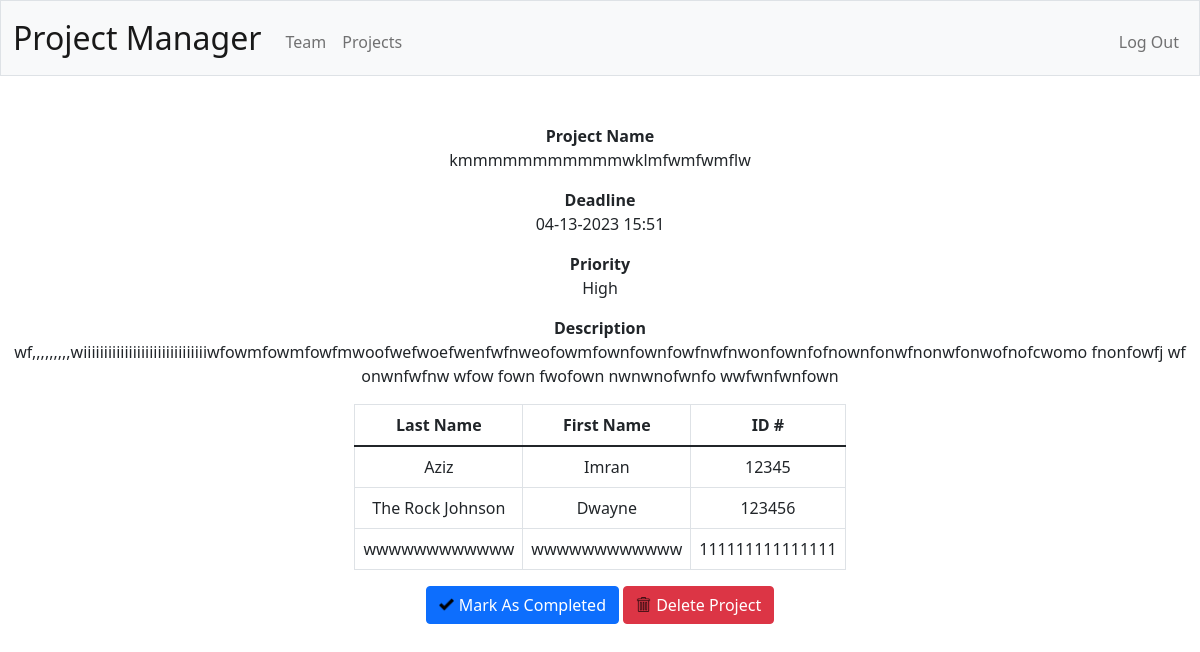
Screenshot of /viewproject?id=14 (signed in) with the database file from the repository.
### tables this page shows
CREATE TABLE project (id integer primary key autoincrement not null,
name text not null,
deadline text not null,
priority text not null,
description text,
owner integer,
created text not null,
status text,
foreign key(owner) references users(id));

CREATE TABLE person (id INTEGER PRIMARY KEY AUTOINCREMENT NOT NULL,
first_name TEXT NOT NULL,
last_name TEXT NOT NULL,
email TEXT NOT NULL,
employee_id TEXT,
owner INTEGER,
FOREIGN KEY(owner) REFERENCES users(id));

### app.py (the view)
@app.route("/viewproject", methods=["GET", "POST"])
@login_required
def view_project():
    if request.method == "POST":
        if request.form.get("complete"):
            cur.execute("""UPDATE project SET status = ?
                        WHERE id = ?""",
                        ["Complete",
                         request.form.get('complete')])
            con.commit()
            flash("Project Completed")
            return redirect("/projects")
        elif request.form.get("delete"):
            cur.execute("""DELETE FROM project
                        WHERE id = ?
                        AND owner = ?""",
                        [request.form.get('delete'),
                         session['user_id']])
            con.commit()
            flash("Project Deleted")
            return redirect("/projects")
        return redirect("/projects")
    else:
        project_id = request.args.get("id")
        command1 = cur.execute("""SELECT * FROM project
                               WHERE owner = ?
                               AND id = ?""",
                               [session["user_id"],
                                project_id])
        project = cur_to_dict_project(command1)
        command2 = cur.execute("""SELECT * FROM person
                               WHERE id IN (SELECT id FROM person
                               JOIN association ON person.id = association.person_id
                               WHERE association.project_id = ?
                               AND person.owner = ?)""",
                               [project_id,
                                session["user_id"]])
        team = cur_to_dict_person(command2)
        if len(project) == 0:
            abort(403)
        return render_template("view_project.html", team=team, p=project[0])

### app.py (called while the page is built)
def time_format(x):
    x = x.replace("/", "-")
    split = x.split("T")
    date = split[0]
    time = split[1]
    date = date[5:] + "-" + date[:4]
    return date + " " + time

def check_status(deadline, cur_status):
    if cur_status == "Complete":
        return "Complete", "green"
    end = datetime(int(deadline[6:10]), int(deadline[0:2]), int(deadline[3:5]), int(deadline[11:13]), int(deadline[14:]))
    now = datetime.now()
    delta = end - now
    if delta.total_seconds() <= 0:
        return "Expired", "red"
    elif delta.total_seconds() < 86400:
        return "Expiring Soon", "#d6a51c"
    else:
        return "Ongoing", "green"

def check_priority(x):
    if x == "High":
        return "red"
    elif x == "Medium":
        return "#d6a51c"
    else:
        return "green"

def cur_to_dict_person(x):
    team = []
    for m in x:
            if os.path.exists(os.path.join(UPLOAD_FOLDER, f"{m[0]}.jpg")):
                pfp = os.path.join("/static/uploads", f"{m[0]}.jpg")
            else:
                pfp = os.path.join("/static", "upload_image.png")
            team.append(
                {
                    "id": m[0],
                    "first_name": m[1],
                    "last_name": m[2],
                    "email": m[3],
                    "employee_id": m[4],
                    "pfp": pfp
                }
            )
    return team

def cur_to_dict_project(x):
    projects = []
    for p in x:
        print(p)
        deadline = time_format(p[2])
        created = time_format(p[6])
        status, status_color = check_status(deadline, p[7])
        priority_color = check_priority(p[3])
        projects.append(
            {
                "id": p[0],
                "name": p[1],
                "deadline": deadline,
                "priority": p[3],
                "description": p[4],
                "created": created,
                "status": status,
                "status_color": status_color,
                "priority_color": priority_color
            }
        )
    return projects

@app.after_request
def after_request(response):
    response.headers["Cache-Control"] = "no-cache, no-store, must-revalidate"
    response.headers["Expires"] = 0
    response.headers["Pragma"] = "no-cache"
    return response

### templates/view_project.html (shortened to what this page needs)
{% extends "layout.html" %}
{% block main %}
<form action="/viewproject" method="post">
    <div class="mb-3">
        <label for="pname"><strong>Project Name</strong></label>
        <p style="word-break: break-all">{{p["name"]}}</p>
    </div>
    <div class="mb-3">
        <label for="deadline"><strong>Deadline</strong></label>
        <p>{{p["deadline"]}}</p>
    </div>
    <div class="mb-3">
        <label for="prio"><strong>Priority</strong></label>
        <p>{{p["priority"]}}</p>
    </div>
    <div class="mb-3">
        <label for="desc"><strong>Description</strong></label>
        <p style="word-break: break-all">{{p["description"]}}</p>
    </div>
    <div class="mb-3">
        <div class="table-responsive" style="max-height:300px; width:auto; max-width:90%; margin:auto">
            <table class="table table-bordered" id="teamtable" style="width:auto; margin:auto;">
                <thead>
                    <th>Last Name</th>
                    <th>First Name</th>
                    <th>ID #</th>
                </thead>
                <tbody>
                    {% for m in team %}
                    <tr>
                        <td>{{m["last_name"]}}</td>
                        <td>{{m["first_name"]}}</td>
                        <td name="eid">{{m["employee_id"]}}</td>
                    </tr>
                    {% endfor %}
                </tbody>
            </table>
        </div>
    </div>
    <button class="btn btn-primary" name="complete" type="submit" value="{{p['id']}}"><img src="/static/check.png" class="button_img">Mark As Completed</button>
    <button class="btn btn-danger" name="delete" type="submit" value="{{p['id']}}"><img src="/static/trash.png" class="button_img">Delete Project</button>
</form>
{% endblock %}

### templates/layout.html (shortened to what this page needs)
<!DOCTYPE html>
<html lang="en">
    <head>
        <link href="https://cdn.jsdelivr.net/npm/bootstrap@5.1.3/dist/css/bootstrap.min.css" rel="stylesheet">
        <link href="/static/styles.css" rel="stylesheet">
    </head>
    <body>
        <nav class="bg-light border navbar navbar-expand-md navbar-light">
            <div class="container-fluid">
                <a class="navbar-brand" href="/">Project Manager</a>
                <div class="collapse navbar-collapse" id="navbar">
                    {% if session["user_id"] %}
                        <ul class="navbar-nav me-auto mt-2">
                            <li class="nav-item"><a class="nav-link" href="/team">Team</a></li>
                            <li class="nav-item"><a class="nav-link" href="/projects">Projects</a></li>
                        </ul>
                        <ul class="navbar-nav ms-auto mt-2">
                            <li class="nav-item"><a class="nav-link" href="/logout">Log Out</a></li>
                        </ul>
                    {% else %}
                        <ul class="navbar-nav ms-auto mt-2">
                            <li class="nav-item"><a class="nav-link" href="/register">Register</a></li>
                            <li class="nav-item"><a class="nav-link" href="/login">Log In</a></li>
                        </ul>
                    {% endif %}
                </div>
            </div>
        </nav>
        <main class="container-fluid py-5 text-center">
            {% block main %}{% endblock %}
        </main>
    </body>
</html>

### static/styles.css (style rules this page uses)
nav .navbar-brand { font-size: xx-large; }
.button_img { width: 20px; height: 20px; padding-bottom: 5px; padding-right: 5px; }

### rows the page displays
project: name "kmmmmmmmmmmmwklmfwmfwmflw", deadline "04-13-2023 15:51", priority "High", description "wf,,,,,,,,,wiiiiiiiiiiiiiiiiiiiiiiiiiiiiiiwfowmfowmfowfmwoofwefwoefwenfwfnweofowmfownfownfowfnwfnwonfownfofnownfonwfnonwfonwofnofcwomo fnonfowfj wfonwnfwfnw wfow fown fwofown nwnwnofwnfo wwfwnfwnfown"
person: last_name "Aziz", first_name "Imran", employee_id "12345"
person: last_name "The Rock Johnson", first_name "Dwayne", employee_id "123456"
person: last_name "wwwwwwwwwwww", first_name "wwwwwwwwwwww", employee_id "111111111111111"
